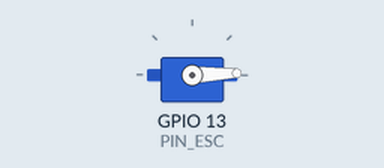
This sketch was run on a simulated ESP32. Shown: servo.

Above: at 3.05 s.
At 3.9 s:
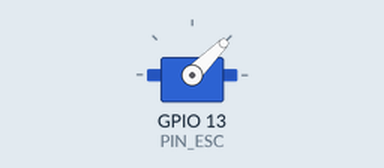
At 4.8 s:
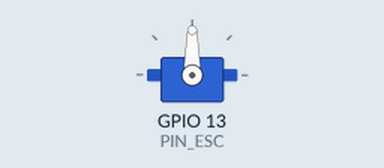
At 6.6 s:
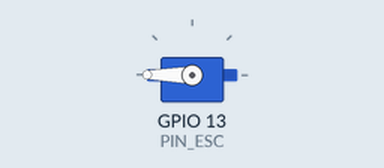
Timing chart, 0 to 11.3 s (numbered marks = the images above):
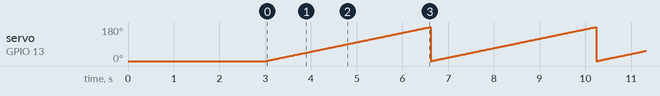

The sketch:

esc_esp32_graus.ino
```cpp
#include <ESP32Servo.h>

Servo esc;
const int PIN_ESC = 13;

void setup() {
  esc.attach(PIN_ESC);

  // Armar o ESC
  esc.write(0);
  delay(3000);
}

void loop() {
  for (int val = 0; val <= 180; val++) {
    esc.write(val);
    delay(20);
  }
}
```

Measured:
- by itself, servo on GPIO 13 (PIN_ESC): ramps from 0° to 180° and jumps back, once every 3.6 s
